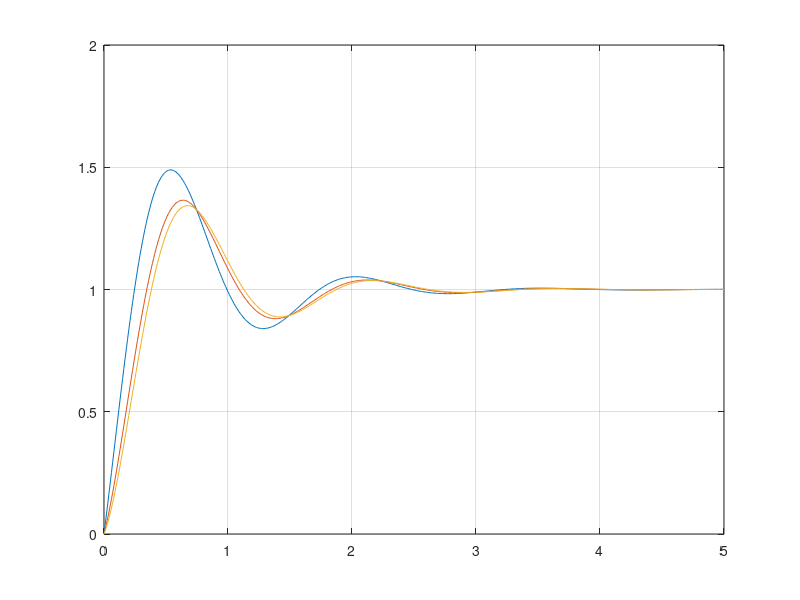

This figure's MATLAB source:
t = [0:0.01:5];
z = 5;
num = [20/z 20];den = [1 3 20];sys = tf(num, den);
y1 = step(sys, t)

z = 10;
num = [20/z 20];den = [1 3 20];sys = tf(num, den);
y2 = step(sys, t)

z = 15;
num = [20/z 20];den = [1 3 20];sys = tf(num, den);
y3 = step(sys, t)

plot(t, y1, t, y2, t, y3), grid;